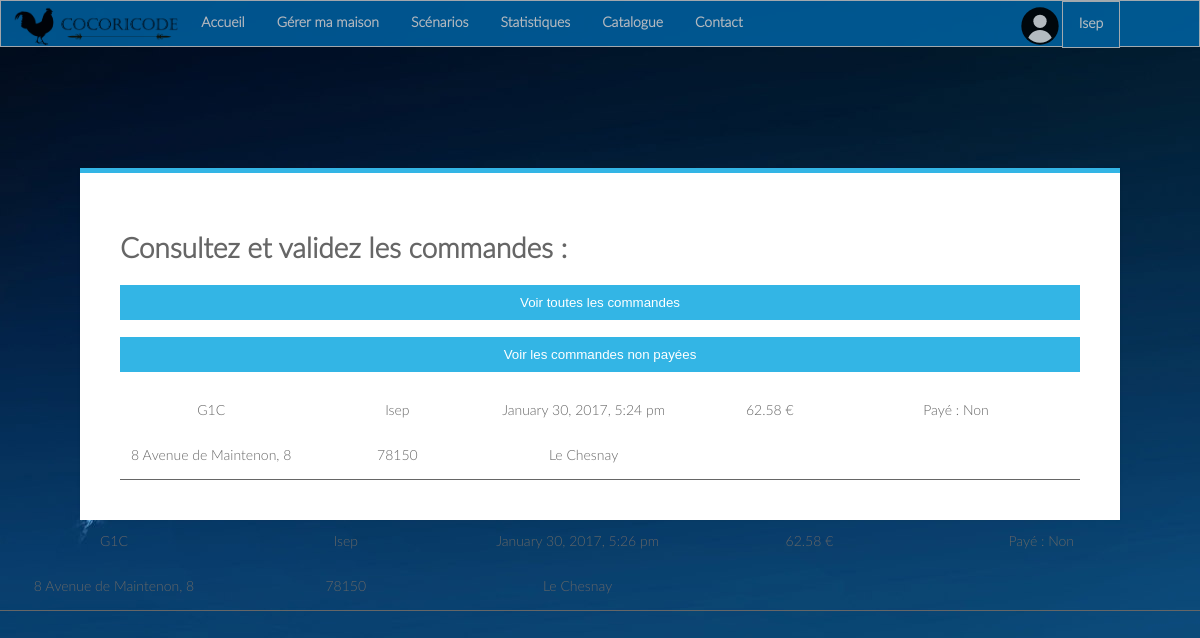
Page /index.php?page=cmd (signed in) on the earlier database version.
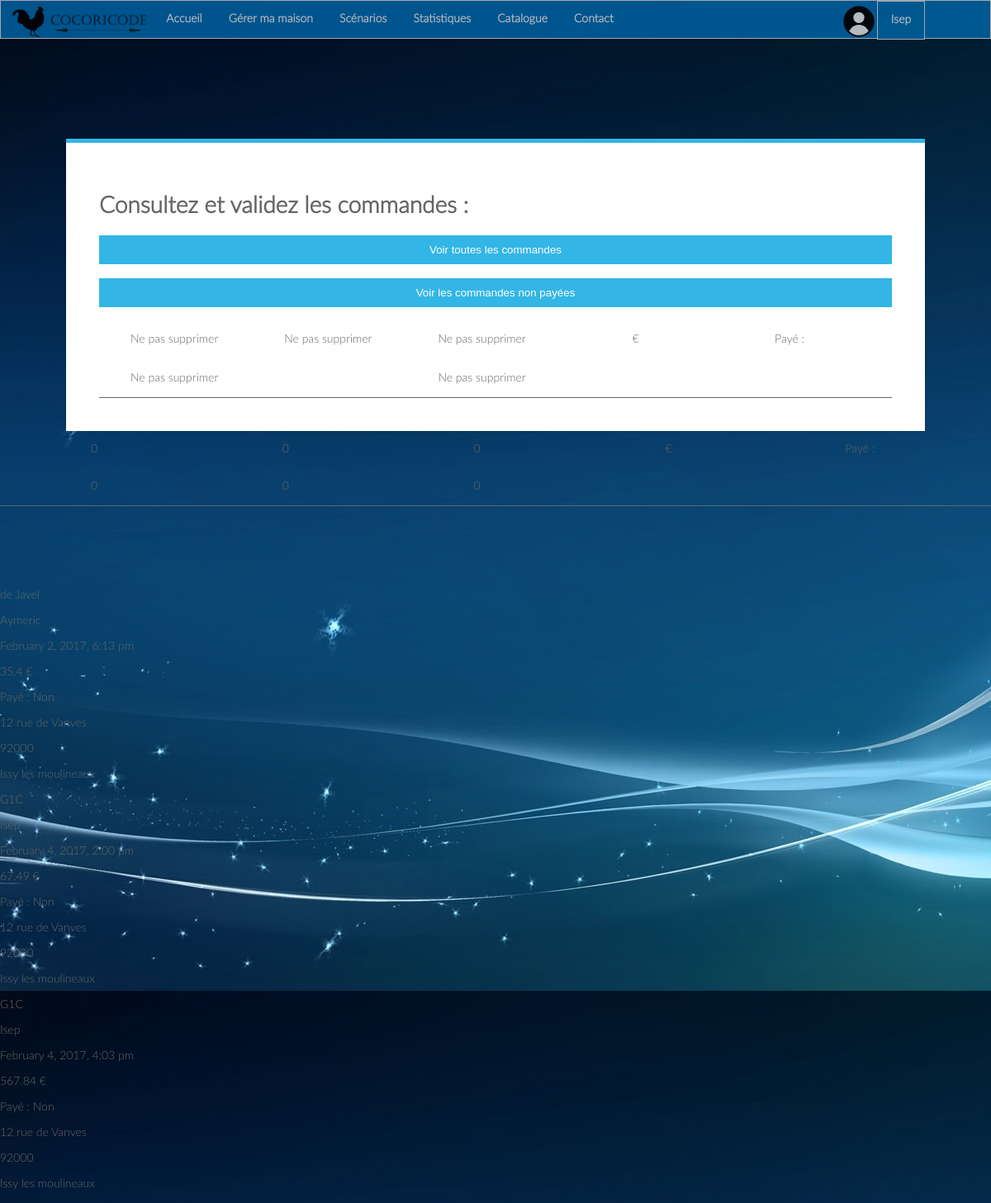
Same page on the later database version.
### tables this page shows
CREATE TABLE `Commande` (
  `Id` int(10) NOT NULL,
  `Id_Utilisateur` int(10) NOT NULL,
  `Nom` varchar(30) NOT NULL,
  `Prenom` varchar(30) NOT NULL,
  `Adresse` varchar(200) NOT NULL,
  `CodePostal` varchar(10) NOT NULL,
  `Ville` varchar(20) NOT NULL,
  `Date` varchar(50) NOT NULL,
  `Prix` varchar(10) NOT NULL,
  `Payement` varchar(10) NOT NULL
);

### Vue/gestioncommandes.php (the view, shortened to what this page needs)
<?php
include 'Modele/connexion_bdd.php';
if ($_SESSION ['admin'] != '1') {
	header ( 'Location: index.php?page=accueil' );
} else {
	?>
<div class="module3">
	<div class="module form-block">
		<h1>Consultez et validez les commandes :</h1>
		<button onclick='document.location.href="index.php?page=cmd" '>Voir
			toutes les commandes</button><br>
		<br>
		<button
			onclick='document.location.href="index.php?page=cmd&voir=nonpaye" '>Voir
			les commandes non payées</button>
		<br>
		<br>
	<?php
	if ($_GET['voir'] == "nonpaye") {
		$req = $mysqli->query ( "SELECT * FROM Commande WHERE Payement ='Non'" );
	} else {
		$req = $mysqli->query ( "SELECT * FROM Commande" );
	}
	while ( $don = $req->fetch_array ( MYSQLI_ASSOC ) ) {
		?>
	<div class="commandes">
			<div class="panier" style="cursor: pointer"
				onclick='affich("<?php echo $don['Id'] ?>")'>
				<p class="nom"><?php echo $don['Nom'] ?></p>
				<p class="nom"><?php echo $don['Prenom'] ?></p>
				<p class="date"><?php echo $don['Date'] ?></p>
				<p class="prix"><?php echo $don['Prix'] ?> €</p>
				<p class="nom">Payé : <?php echo $don['Payement'] ?></p>
				<p class="adresse"><?php echo $don['Adresse'] ?></p>
				<p class="codepostal"><?php echo $don['CodePostal'] ?></p>
				<p class="ville"><?php echo $don['Ville'] ?></p>
			</div>
		</div>
	</div>
<?php
	}
	?>
<?php
}
?>

Differences in the rows shown:
removed commande: Nom "G1C", Prenom "Isep", Date "January 30, 2017, 5:24 pm", Prix "62.58", Payement "Non", Adresse "8 Avenue de Maintenon, 8", CodePostal "78150", Ville "Le Chesnay"
removed commande: Nom "G1C", Prenom "Isep", Date "January 30, 2017, 5:26 pm", Prix "62.58", Payement "Non", Adresse "8 Avenue de Maintenon, 8", CodePostal "78150", Ville "Le Chesnay"
added commande: Nom "Ne pas supprimer", Prenom "Ne pas supprimer", Date "Ne pas supprimer", Adresse "Ne pas supprimer", Ville "Ne pas supprimer"
added commande: Nom "0", Prenom "0", Date "0", Adresse "0", CodePostal "0", Ville "0"
added commande: Nom "de Javel", Prenom "Aymeric", Date "February 2, 2017, 6:13 pm", Prix "35.4", Payement "Non", Adresse "12 rue de Vanves", CodePostal "92000", Ville "Issy les moulineaux"
added commande: Nom "G1C", Prenom "Isep", Date "February 4, 2017, 2:00 pm", Prix "67.49", Payement "Non", Adresse "12 rue de Vanves", CodePostal "92000", Ville "Issy les moulineaux"
added commande: Nom "G1C", Prenom "Isep", Date "February 4, 2017, 4:03 pm", Prix "567.84", Payement "Non", Adresse "12 rue de Vanves", CodePostal "92000", Ville "Issy les moulineaux"
